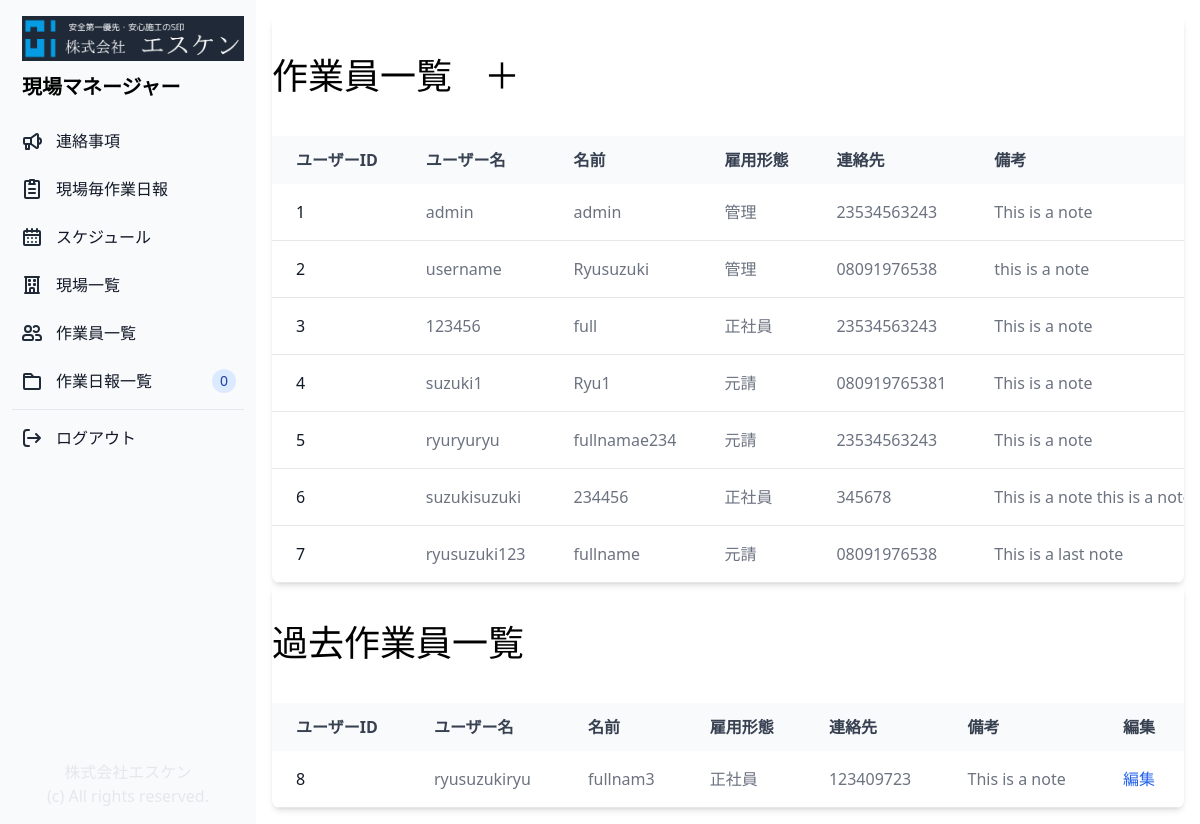
The app's page /profile_list/ (signed in), older data.
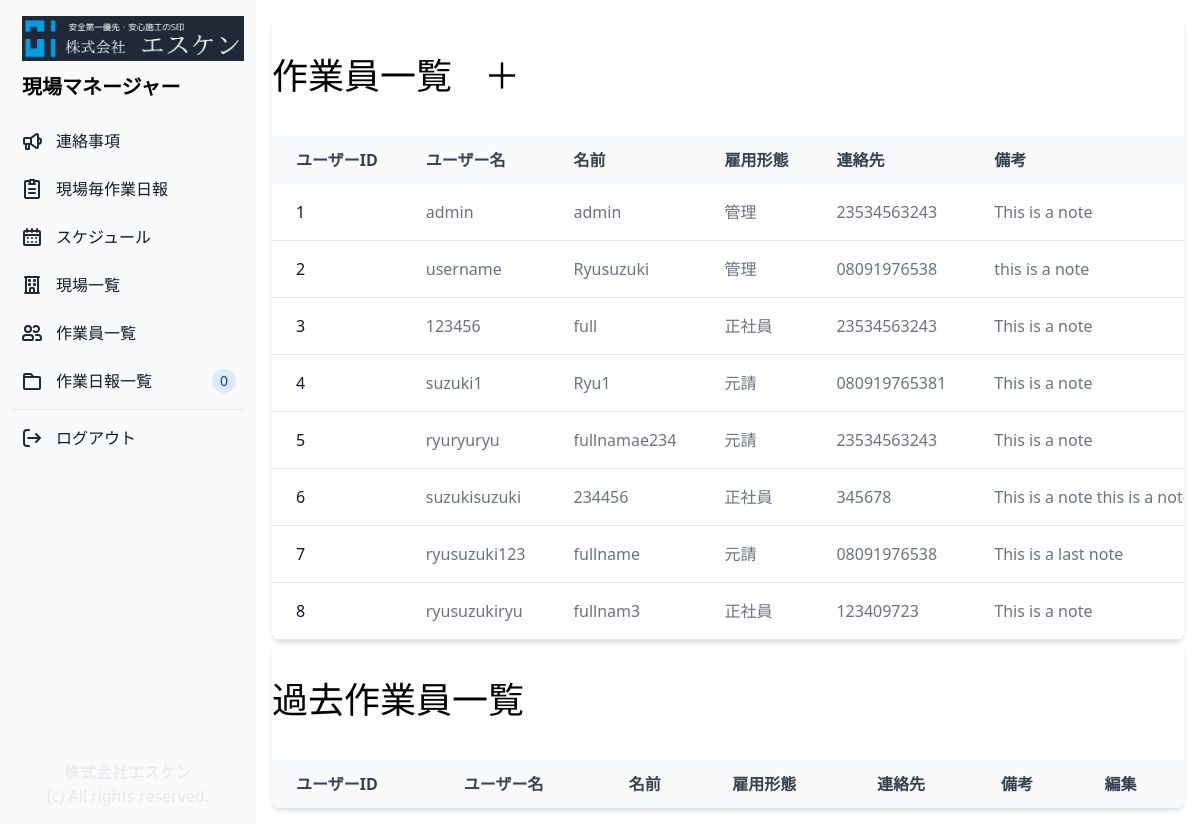
The same page, newer data.
### genba/models.py (models this page shows, shortened)
class Profile(models.Model):
    CONTRACT_TYPES = (
        ('元請', '元請'),
        ('正社員', '正社員'),
        ('管理', '管理'),
    )
    contract_type = models.CharField(max_length=50, choices=CONTRACT_TYPES, blank=True)
    user = models.OneToOneField(User, on_delete=models.CASCADE)
    fullname = models.CharField(max_length=20, blank=True)
    phone = models.CharField(max_length=20, blank=True)
    note = models.CharField(max_length=500, blank=True)
    is_active = models.BooleanField(default=True)
    created_at = models.DateTimeField(auto_now_add=True)
    updated_at = models.DateTimeField(auto_now=True)

### genba/views.py (the view)
# urls.py: path('profile_list/', views.profile_list, name="profile_list"),
@login_required(login_url='/login_user/')
def profile_list(request):
    profiles = Profile.objects.all()
    contract = request.user.profile.contract_type
    return render(request, "profile_list.html", { "profiles": profiles, "contract": contract })

### genba/templates/profile_list.html (shortened to what the changed rows need)
{% extends "base.html" %}
{% block content %}
<div class="p-4 sm:ml-64">
    <div class="relative overflow-x-auto shadow-md sm:rounded-lg">
        <div class="px-auto">
            <h1 class="text-4xl py-10">作業員一覧<a class="pl-8" href="{% url 'register_user' %}">＋</a>
            </h1>
        </div>
        <table class="w-full text-normal text-left rtl:text-right text-gray-500 dark:text-gray-400">
            <thead
                class="text-normal text-gray-700 uppercase bg-gray-50 whitespace-nowrap dark:bg-gray-700 dark:text-gray-400">
                <tr>
                    <th scope="col" class="px-6 py-3">
                        ユーザーID
                    </th>
                    <th scope="col" class="px-6 py-3">
                        ユーザー名
                    </th>
                    <th scope="col" class="px-6 py-3">
                        名前
                    </th>
                    <th scope="col" class="px-6 py-3">
                        雇用形態
                    </th>
                    <th scope="col" class="px-6 py-3">
                        連絡先
                    </th>
                    {% if contract == "管理" %}
                    <th scope="col" class="px-6 py-3">
                        備考
                    </th>
                    {% endif %}
                </tr>
            </thead>
            <tbody>
                {% for profile in profiles %}
                {% if profile.is_active == True %}
                <tr class="border-b">
                    <th scope="row" class="pl-6 pr-3 py-4 font-medium whitespace-nowrap text-gray-900">
                        <a href="#">
                            {{ profile.id }}
                        </a>
                    </th>
                    <td class="px-6 py-4 whitespace-nowrap">
                        {{ profile.user }}
                    </td>
                    <td class="px-6 py-4 whitespace-nowrap">
                        {{ profile.fullname }}
                    </td>
                    <td class="px-6 py-4 whitespace-nowrap">
                        {{ profile.contract_type }}
                    </td>
                    <td class="px-6 py-4 whitespace-nowrap">
                        {{ profile.phone }}
                    </td>
                    {% if contract == "管理" %}
                    <td class="px-6 py-4 whitespace-nowrap">
                        {{ profile.note }}
                    </td>
                    {% endif %}
                </tr>
                {% endif %}
                {% endfor %}
            </tbody>
        </table>
    </div>
    <div class="relative overflow-x-auto shadow-md sm:rounded-lg">
        <div class="px-auto">
            <h1 class="text-4xl py-10">過去作業員一覧</h1>
        </div>
        <table class="w-full text-normal text-left rtl:text-right text-gray-500 dark:text-gray-400">
            <thead
                class="text-normal text-gray-700 uppercase bg-gray-50 whitespace-nowrap dark:bg-gray-700 dark:text-gray-400">
                <tr>
                    <th scope="col" class="px-6 py-3">
                        ユーザーID
                    </th>
                    <th scope="col" class="px-6 py-3">
                        ユーザー名
                    </th>
                    <th scope="col" class="px-6 py-3">
                        名前
                    </th>
                    <th scope="col" class="px-6 py-3">
                        雇用形態
                    </th>
                    <th scope="col" class="px-6 py-3">
                        連絡先
                    </th>
                    {% if contract == "管理" %}
                    <th scope="col" class="px-6 py-3">
                        備考
                    </th>
                    <th scope="col" class="px-6 py-3">
                        編集
                    </th>
                    {% endif %}
                </tr>
            </thead>
            <tbody>
                {% for profile in profiles %}
                {% if profile.is_active == False %}
                <tr class="border-b">
                    <th scope="row" class="pl-6 pr-3 py-4 font-medium whitespace-nowrap text-gray-900">
                        <a href="">
                            {{ profile.id }}
                        </a>
                    </th>
                    <td class="px-6 py-4 whitespace-nowrap">
                        {{ profile.user }}
                    </td>
                    <td class="px-6 py-4 whitespace-nowrap">
                        {{ profile.fullname }}
                    </td>
                    <td class="px-6 py-4 whitespace-nowrap">
                        {{ profile.contract_type }}
                    </td>
                    <td class="px-6 py-4 whitespace-nowrap">
                        {{ profile.phone }}
                    </td>
                    {% if contract == "管理" %}
                    <td class="px-6 py-4 whitespace-nowrap">
                        {{ profile.note }}
                    </td>
                    <td class="px-6 py-4 whitespace-nowrap">
                        <a href="{% url 'update_profile' profile.id %}"
                            class="font-medium text-blue-600 hover:underline">編集</a>
                    </td>
                    {% endif %}
                </tr>
                {% endif %}
                {% endfor %}
            </tbody>
        </table>
    </div>
</div>
{% endblock content %}

Row changes from the older to the newer data that the page shows:
changed Profile "fullnam3": moves from the list under "過去作業員一覧" to the list under "作業員一覧＋"
